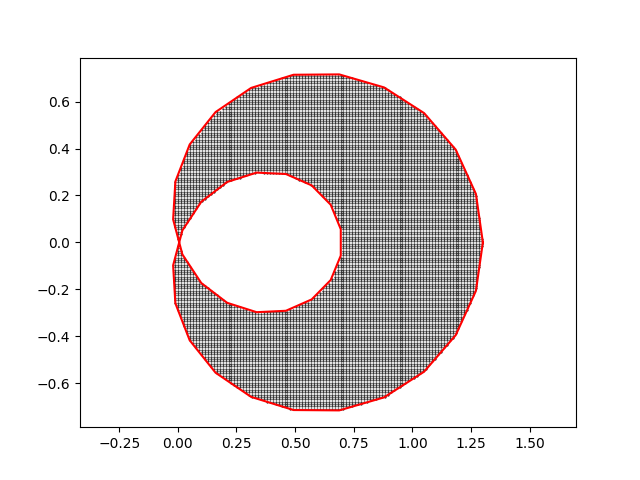

Source code (Python):
import matplotlib.pyplot as plt
import numpy as np
from scipy import interpolate
import shapely.geometry as geom

phi = np.linspace(0, 2*np.pi, 40)

r = 0.3 + np.cos(phi)

x = r * np.cos(phi)
y = r * np.sin(phi)

spline_coords, figure_spline_part = interpolate.splprep([x, y], s=0)
spline_curve = interpolate.splev(figure_spline_part, spline_coords)

curve_coords = []
for i in range(len(spline_curve[0])):
    curve_coords.append([spline_curve[0][i], spline_curve[1][i]])
    
polygon = geom.Polygon(curve_coords)
points_number_per_side = 200

x_pictures_limits = [-0.5, 2]
y_pictures_limits = [-1, 1]

for x_point_coord in np.linspace(*x_pictures_limits, points_number_per_side):
    for y_point_coord in np.linspace(*y_pictures_limits, points_number_per_side):
        p = geom.Point(x_point_coord, y_point_coord)
        if p.within(polygon):
            plt.plot(x_point_coord, y_point_coord, 'ko', ms = 0.5)

plt.axis('equal')
plt.plot(spline_curve[0], spline_curve[1], 'r')
plt.savefig('point_in_poligon.png')